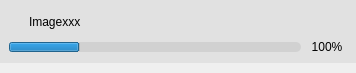
<?xml version="1.0" encoding="UTF-8"?>
<ui version="4.0">
 <class>DownloadItem</class>
 <widget class="QWidget" name="DownloadItem">
  <property name="geometry">
   <rect>
    <x>0</x>
    <y>0</y>
    <width>356</width>
    <height>73</height>
   </rect>
  </property>
  <property name="windowTitle">
   <string>Form</string>
  </property>
  <layout class="QGridLayout" name="gridLayout">
   <property name="leftMargin">
    <number>0</number>
   </property>
   <property name="topMargin">
    <number>0</number>
   </property>
   <property name="rightMargin">
    <number>0</number>
   </property>
   <property name="bottomMargin">
    <number>10</number>
   </property>
   <item row="0" column="1">
    <widget class="QWidget" name="widgetBackground" native="true">
     <property name="styleSheet">
      <string notr="true">QWidget#widgetBackground
{
background-color: #E1E1E1;
}</string>
     </property>
     <layout class="QGridLayout" name="gridLayout_2">
      <item row="0" column="0">
       <layout class="QHBoxLayout" name="horizontalLayout_2">
        <item>
         <widget class="NormalLabel" name="labelWarning">
          <property name="minimumSize">
           <size>
            <width>14</width>
            <height>14</height>
           </size>
          </property>
          <property name="maximumSize">
           <size>
            <width>14</width>
            <height>14</height>
           </size>
          </property>
          <property name="text">
           <string/>
          </property>
          <property name="pixmap">
           <pixmap resource="../resource/resource.qrc">:/download/download/event.png</pixmap>
          </property>
          <property name="scaledContents">
           <bool>true</bool>
          </property>
         </widget>
        </item>
        <item>
         <widget class="NormalLabel" name="labelName">
          <property name="text">
           <string>Imagexxx</string>
          </property>
         </widget>
        </item>
       </layout>
      </item>
      <item row="0" column="1">
       <widget class="QWidget" name="widget_2" native="true">
        <layout class="QHBoxLayout" name="horizontalLayout">
         <property name="spacing">
          <number>0</number>
         </property>
         <property name="leftMargin">
          <number>0</number>
         </property>
         <property name="topMargin">
          <number>0</number>
         </property>
         <property name="rightMargin">
          <number>0</number>
         </property>
         <property name="bottomMargin">
          <number>0</number>
         </property>
         <item>
          <widget class="QToolButton" name="toolButtonClose">
           <property name="styleSheet">
            <string notr="true">border: 0px;
color: #4A4A4A;</string>
           </property>
           <property name="icon">
            <iconset resource="../resource/resource.qrc">
             <normaloff>:/download/download/delete1.png</normaloff>:/download/download/delete1.png</iconset>
           </property>
          </widget>
         </item>
        </layout>
       </widget>
      </item>
      <item row="1" column="0">
       <widget class="QProgressBar" name="progressBar">
        <property name="styleSheet">
         <string notr="true">QProgressBar
{
max-height: 10px;
border: 0px;
border-radius: 5px;
background-color: #d1d1d1;
}
QProgressBar::chunk[error=&quot;false&quot;]
{
background-color: #39b8e4;
border-radius: 5px;
}
QProgressBar::chunk[error=&quot;true&quot;]
{
background-color: #e64b4a;
border-radius: 5px;
}</string>
        </property>
        <property name="value">
         <number>24</number>
        </property>
        <property name="textVisible">
         <bool>false</bool>
        </property>
        <property name="error" stdset="0">
         <bool>false</bool>
        </property>
       </widget>
      </item>
      <item row="1" column="1">
       <widget class="NormalLabel" name="labelValue">
        <property name="minimumSize">
         <size>
          <width>40</width>
          <height>0</height>
         </size>
        </property>
        <property name="text">
         <string>100%</string>
        </property>
        <property name="alignment">
         <set>Qt::AlignCenter</set>
        </property>
       </widget>
      </item>
     </layout>
    </widget>
   </item>
  </layout>
 </widget>
 <customwidgets>
  <customwidget>
   <class>NormalLabel</class>
   <extends>QLabel</extends>
   <header>normallabel.h</header>
  </customwidget>
 </customwidgets>
 <resources>
  <include location="../resource/resource.qrc"/>
 </resources>
 <connections/>
</ui>
